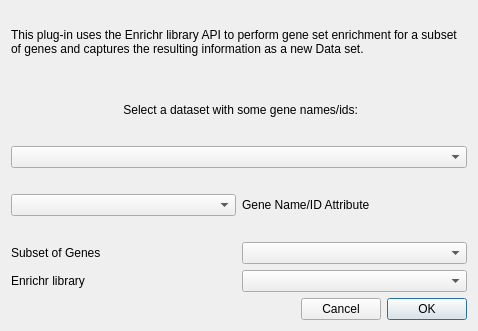
<?xml version="1.0" encoding="UTF-8"?>
<ui version="4.0">
 <class>Enrich</class>
 <widget class="QDialog" name="Enrich">
  <property name="geometry">
   <rect>
    <x>0</x>
    <y>0</y>
    <width>478</width>
    <height>331</height>
   </rect>
  </property>
  <property name="windowTitle">
   <string>Enrich Gene Set</string>
  </property>
  <layout class="QGridLayout" name="gridLayout">
   <item row="5" column="0">
    <layout class="QHBoxLayout" name="horizontalLayout_9">
     <item>
      <widget class="QLabel" name="label_10">
       <property name="text">
        <string>Enrichr library</string>
       </property>
      </widget>
     </item>
     <item>
      <widget class="QComboBox" name="combosel_gene_set">
       <property name="sizeAdjustPolicy">
        <enum>QComboBox::AdjustToMinimumContentsLength</enum>
       </property>
      </widget>
     </item>
    </layout>
   </item>
   <item row="6" column="0">
    <layout class="QHBoxLayout" name="horizontalLayout_6">
     <item>
      <spacer name="horizontalSpacer">
       <property name="orientation">
        <enum>Qt::Horizontal</enum>
       </property>
       <property name="sizeHint" stdset="0">
        <size>
         <width>40</width>
         <height>20</height>
        </size>
       </property>
      </spacer>
     </item>
     <item>
      <widget class="QPushButton" name="button_cancel">
       <property name="text">
        <string>Cancel</string>
       </property>
      </widget>
     </item>
     <item>
      <widget class="QPushButton" name="button_ok">
       <property name="text">
        <string>OK</string>
       </property>
       <property name="default">
        <bool>true</bool>
       </property>
      </widget>
     </item>
    </layout>
   </item>
   <item row="1" column="0">
    <widget class="QLabel" name="label_5">
     <property name="text">
      <string> Select a dataset with some gene names/ids:</string>
     </property>
     <property name="alignment">
      <set>Qt::AlignCenter</set>
     </property>
    </widget>
   </item>
   <item row="2" column="0">
    <widget class="QComboBox" name="combosel_data">
     <property name="sizeAdjustPolicy">
      <enum>QComboBox::AdjustToMinimumContentsLength</enum>
     </property>
    </widget>
   </item>
   <item row="4" column="0">
    <layout class="QHBoxLayout" name="horizontalLayout_7">
     <item>
      <widget class="QLabel" name="label_8">
       <property name="text">
        <string>Subset of Genes</string>
       </property>
      </widget>
     </item>
     <item>
      <widget class="QComboBox" name="combosel_subset">
       <property name="sizeAdjustPolicy">
        <enum>QComboBox::AdjustToMinimumContentsLength</enum>
       </property>
      </widget>
     </item>
    </layout>
   </item>
   <item row="3" column="0">
    <layout class="QHBoxLayout" name="horizontalLayout_11">
     <item>
      <widget class="QComboBox" name="combosel_gene_att">
       <property name="sizeAdjustPolicy">
        <enum>QComboBox::AdjustToMinimumContentsLength</enum>
       </property>
      </widget>
     </item>
     <item>
      <widget class="QLabel" name="label_11">
       <property name="text">
        <string>Gene Name/ID Attribute</string>
       </property>
      </widget>
     </item>
    </layout>
   </item>
   <item row="0" column="0">
    <widget class="QLabel" name="label">
     <property name="text">
      <string>This plug-in uses the Enrichr library API to perform gene set enrichment for a subset of genes and captures the resulting information as a new Data set.</string>
     </property>
     <property name="wordWrap">
      <bool>true</bool>
     </property>
    </widget>
   </item>
  </layout>
 </widget>
 <resources/>
 <connections/>
</ui>
